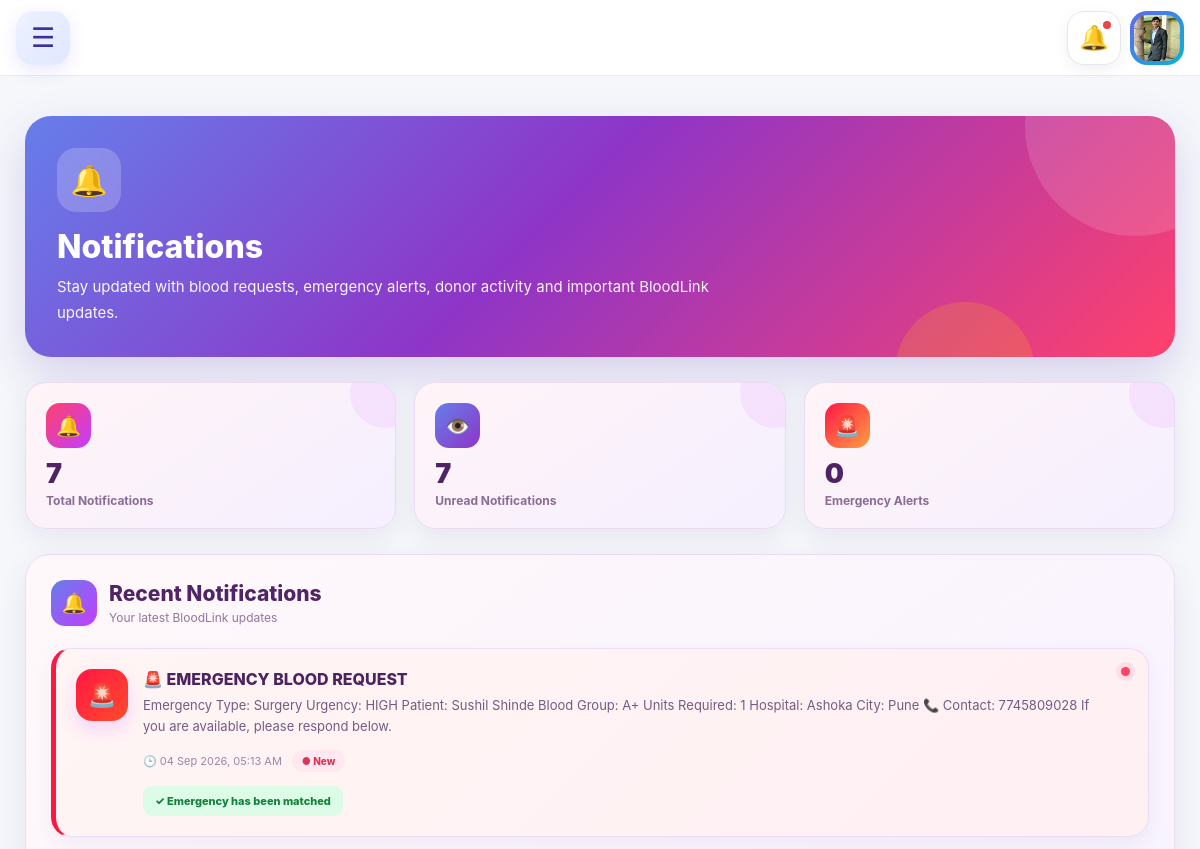
Page /notifications/ (signed in, upper part) on the earlier database version.
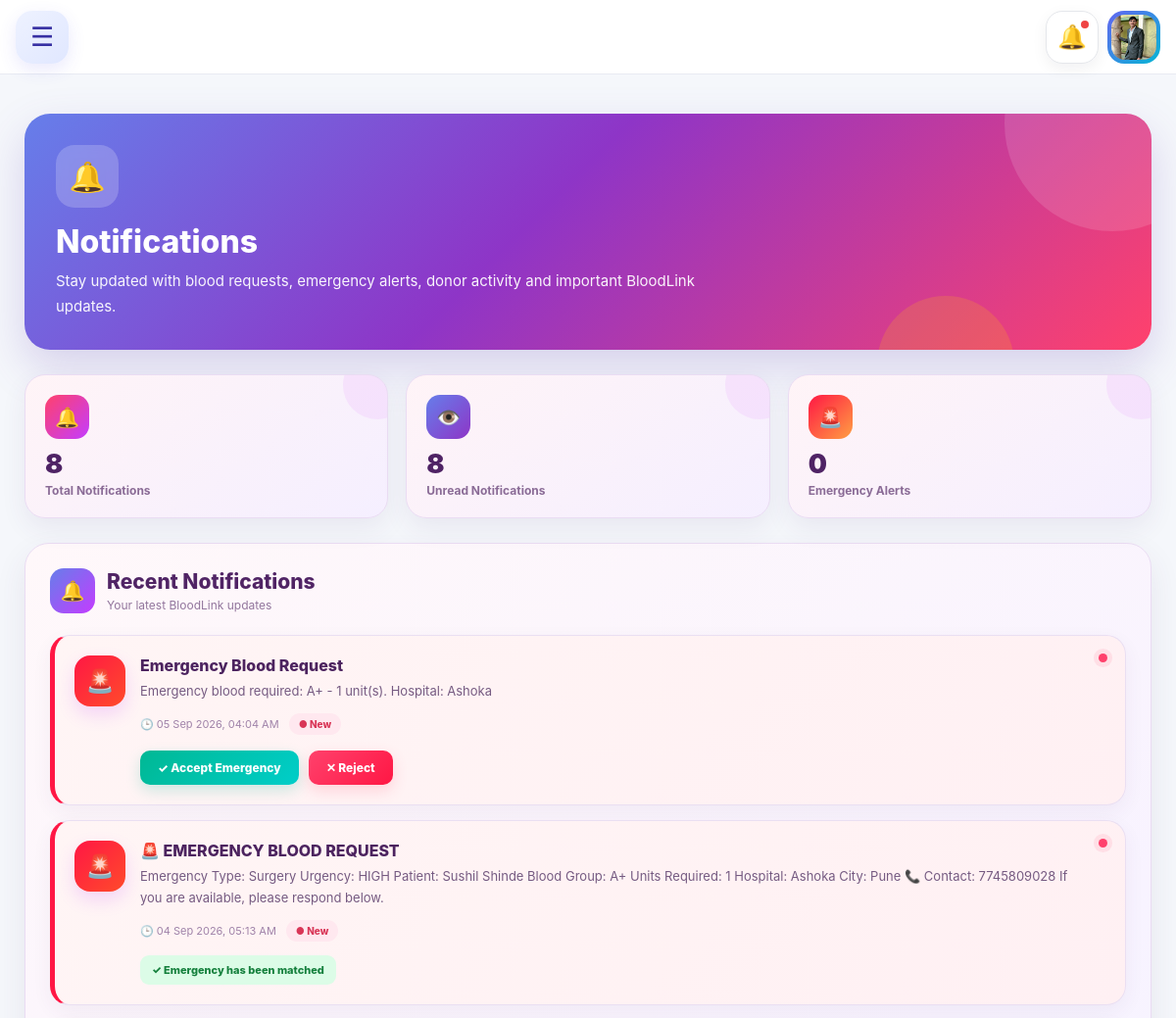
Same page on the later database version.
### accounts/models.py (models this page shows, shortened)
class Notification(models.Model):
    user = models.ForeignKey(
        User,
        on_delete=models.CASCADE,
        related_name="notifications"
    )
    title = models.CharField(
        max_length=200
    )
    message = models.TextField()
    phone = models.CharField(
        max_length=15,
        blank=True,
        null=True
    )
    is_read = models.BooleanField(
        default=False
    )
    emergency = models.ForeignKey(
        EmergencyRequest,
        on_delete=models.CASCADE,
        null=True,
        blank=True,
        related_name="notifications"
    )
    created_at = models.DateTimeField(
        auto_now_add=True
    )

### accounts/views.py (the view, shortened to what this page needs)
@login_required
def notifications(request):
    user_notifications = (
        Notification.objects
        .filter(user=request.user)
        .select_related("emergency")
        .order_by("-created_at")
    )
    unread_count = user_notifications.filter(
        is_read=False
    ).count()
    return render(
        request,
        "accounts/notifications.html",
        {
            "notifications": user_notifications,
            "unread_count": unread_count,
        }
    )

### templates/accounts/notifications.html (shortened to what the changed rows need)
{% extends "base.html" %}
{% block content %}
<div class="notification-page">
    <div class="notification-hero">
        <div class="hero-content">
            <h1>Notifications</h1>
        </div>
    </div>
    <div class="notification-stats">
        <div class="stat-card">
            <div class="stat-icon">
                🔔
            </div>
            <div class="stat-number">
                {{ notifications|length }}
            </div>
            <div class="stat-label">
                Total Notifications
            </div>
        </div>
        <div class="stat-card">
            <div class="stat-icon">
                👁️
            </div>
            <div class="stat-number">
                {{ unread_count|default:"0" }}
            </div>
            <div class="stat-label">
                Unread Notifications
            </div>
        </div>
    </div>
    <div class="notification-section">
        <div class="section-header">
            <div class="section-title-box">
                <div>
                    <h2 class="section-title">
                        Recent Notifications
                    </h2>
                </div>
            </div>
        </div>
        {% if notifications %}
            <div class="notification-list">
                {% for notification in notifications %}
                    <div class="notification-card {% if not notification.is_read %}unread{% endif %} {% if notification.emergency %}emergency{% endif %}">
                        <div class="notification-icon">
                            {% if notification.emergency %}
                                🚨
                            {% elif "success" in notification.title|lower %}
                                ✅
                            {% elif "blood" in notification.title|lower %}
                                🩸
                            {% elif "donor" in notification.title|lower %}
                                ❤️
                            {% else %}
                                🔔
                            {% endif %}
                        </div>
                        <div class="notification-content">
                            <h3 class="notification-title">
                                {{ notification.title }}
                            </h3>
                            <p class="notification-message">
                                {{ notification.message }}
                            </p>
                            <div class="notification-meta">
                                <span class="notification-time">
                                    🕒
                                    {{ notification.created_at|date:"d M Y, h:i A" }}
                                </span>
                                {% if notification.is_read %}
                                    <span class="read-badge">
                                        ✓ Read
                                    </span>
                                {% else %}
                                    <span class="unread-badge">
                                        ● New
                                    </span>
                                {% endif %}
                            </div>
                            {% if notification.emergency %}
                                {% if notification.emergency.status == "ACTIVE" %}
                                    <div class="emergency-actions">
                                        <form
                                            method="post"
                                            action="{% url 'accept_emergency' notification.emergency.id %}"
                                        >
                                            <button
                                                type="submit"
                                                class="accept-btn"
                                            >
                                                ✓ Accept Emergency
                                            </button>
                                        </form>
                                        <form
                                            method="post"
                                            action="{% url 'reject_emergency' notification.emergency.id %}"
                                        >
                                            <button
                                                type="submit"
                                                class="reject-btn"
                                            >
                                                ✕ Reject
                                            </button>
                                        </form>
                                    </div>
                                {% elif notification.emergency.status == "MATCHED" %}
                                    <div class="emergency-status status-matched">
                                        ✓ Emergency has been matched
                                    </div>
                                {% else %}
                                    <div class="emergency-status status-closed">
                                        This emergency is no longer active.
                                    </div>
                                {% endif %}
                            {% endif %}
                        </div>
                    </div>
                {% endfor %}
            </div>
        {% endif %}
    </div>
</div>
{% endblock %}

Differences in the rows shown:
added Notification: title "Emergency Blood Request", message "Emergency blood required: A+ - 1 unit(s). Hospital: Ashoka", created_at "05 Sep 2026, 04:04 AM", is_read "● New", shows "✓ Accept Emergency"
Other differences:
{{ notifications|length }}: "7" → "8"
{{ unread_count|default:"0" }}: "7" → "8"
